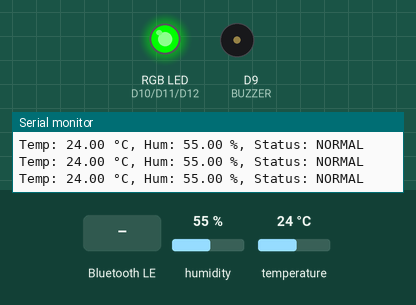
Simulated run of this sketch. Board: Arduino Nano 33 IoT. Parts: an RGB LED mixed from three pins (HIGH = lit), buzzer (waves = sounding), the last lines printed to the serial monitor. The test bench sets the inputs (shaded band); at power-on: humidity 55 %, temperature 24 °C. Nothing arrives over Bluetooth unless stated; a phone connects over Bluetooth LE 3 s after start.

Above: at 2.8 s.
2.9 s: humidity set to 69 %
5.2 s: humidity set to 72 %
At 7.3 s:
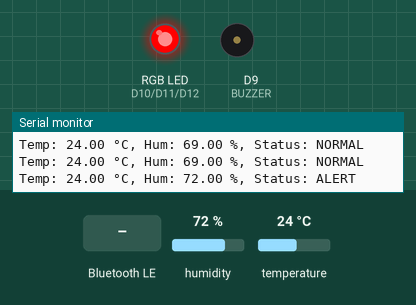
10.6 s: Bluetooth LE write "on" received
At 11.8 s:
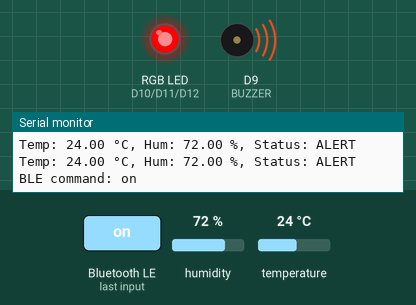
15.6 s: Bluetooth LE write "off" received
At 16.4 s:
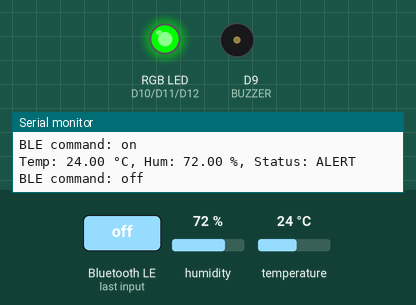
Timing chart, 0 to 23.6 s (numbered marks = the images above; inputs shaded):
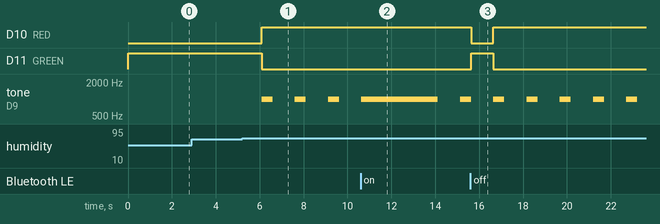

Measured:
- the behaviour switches between 70 and 71 % on humidity (found by bisection; images 0 and 1)
- after the input at 5.2 s, D10 (RED): LOW → HIGH after 0.90 s; D11 (GREEN): HIGH → LOW after 0.90 s; tone on D9 (BUZZER): alternates 1000 Hz for 0.50 s and silent for 1.0 s, starting after 0.90 s
- after the input at 15.6 s, D10 (RED): HIGH → LOW after 0.05 s, → HIGH 1.0 s later; D11 (GREEN): LOW → HIGH after 0.05 s, → LOW 1.0 s later

The sketch:

a2.ino
```cpp
#include <ArduinoBLE.h>
#include "DHT.h"

// Pins
#define DHTPIN 2
#define DHTTYPE DHT11
#define BUZZER 9
#define RED 10
#define GREEN 11
#define BLUE 12

// BLE UUIDs
const char* SERVICE_UUID       = "f75cfb20-4bce-4d2a-a9a7-3d9a93e0e2f5";
const char* SENSOR_CHAR_UUID   = "f75cfb21-4bce-4d2a-a9a7-3d9a93e0e2f5";
const char* COMMAND_CHAR_UUID  = "f75cfb22-4bce-4d2a-a9a7-3d9a93e0e2f5";

DHT dht(DHTPIN, DHTTYPE);
BLEService sensorService(SERVICE_UUID);
BLEStringCharacteristic sensorChar(SENSOR_CHAR_UUID, BLERead | BLENotify, 64); //send sensor data
BLEStringCharacteristic commandChar(COMMAND_CHAR_UUID, BLEWrite, 32);   //receive control commands

unsigned long lastSend = 0;   //last time send data timesamp
const unsigned long sendInterval = 3000; // 3 seconds

void setup() {   //only one time init when start
  Serial.begin(9600);
  dht.begin();

  pinMode(BUZZER, OUTPUT);
  pinMode(RED, OUTPUT);
  pinMode(GREEN, OUTPUT);
  pinMode(BLUE, OUTPUT);

  noTone(BUZZER);
  setRGB(0, 1, 0); // default green

  if (!BLE.begin()) {
    Serial.println("BLE init failed, check hardware!");
    while (1);
  }

  BLE.setLocalName("cc123"); // must match python BLE_NAME
  BLE.setAdvertisedService(sensorService);
  sensorService.addCharacteristic(sensorChar);
  sensorService.addCharacteristic(commandChar);
  BLE.addService(sensorService);
  BLE.advertise();

  Serial.println("BLE Ready (waiting for bridge)...");
}

void loop() {
  BLE.poll();  //  ensure BLE stays active

  BLEDevice central = BLE.central();
  if (!central) {
    // Keep advertising if no connection
    BLE.advertise();
  }

  // Always collect sensor data
  float h = dht.readHumidity();
  float t = dht.readTemperature();

  if (!isnan(h) && !isnan(t)) {  //if it does work ，status will show normal
    String status = "NORMAL";
    if (t < 19 || h > 70) {   //
      status = "ALERT";
      setRGB(1, 0, 0);
      tone(BUZZER, 1000);  //buzzer bb
      delay(500);
      noTone(BUZZER);  //no bb
    } else {
      setRGB(0, 1, 0);  //another situation green no bb
      noTone(BUZZER);
    }

    Serial.print("Temp: ");
    Serial.print(t);
    Serial.print(" °C, Hum: ");
    Serial.print(h);
    Serial.print(" %, Status: ");
    Serial.println(status);

    // Only send to BLE when connected
    if (central && central.connected()) {
      String payload = String("{\"temperature\":") + t +
                       ",\"humidity\":" + h +
                       ",\"status\":\"" + status + "\"}";
      sensorChar.writeValue(payload);
    }
  } else {
    Serial.println("DHT11 read error!"); //failed
  }

  //  commands
  if (commandChar.written()) {
    String cmd = commandChar.value();  //read command char
    cmd.trim();   //delete sapce
    cmd.toLowerCase();   // 小写lowcase

    Serial.print("BLE command: ");
    Serial.println(cmd);

    if (cmd == "{\"led\":\"on\"}" || cmd == "on") {
      setRGB(1, 0, 0);
      tone(BUZZER, 1000);
      delay(3000);
      noTone(BUZZER);
    }
    else if (cmd == "{\"led\":\"off\"}" || cmd == "off") {
      setRGB(0, 1, 0);
      noTone(BUZZER);
    }
  }

  delay(1000);
}

void setRGB(int r, int g, int b) {
  digitalWrite(RED, r ? HIGH : LOW); //r为1 红亮
  digitalWrite(GREEN, g ? HIGH : LOW);  //g为1 绿亮
  digitalWrite(BLUE, b ? HIGH : LOW); //没用这个
}
```
